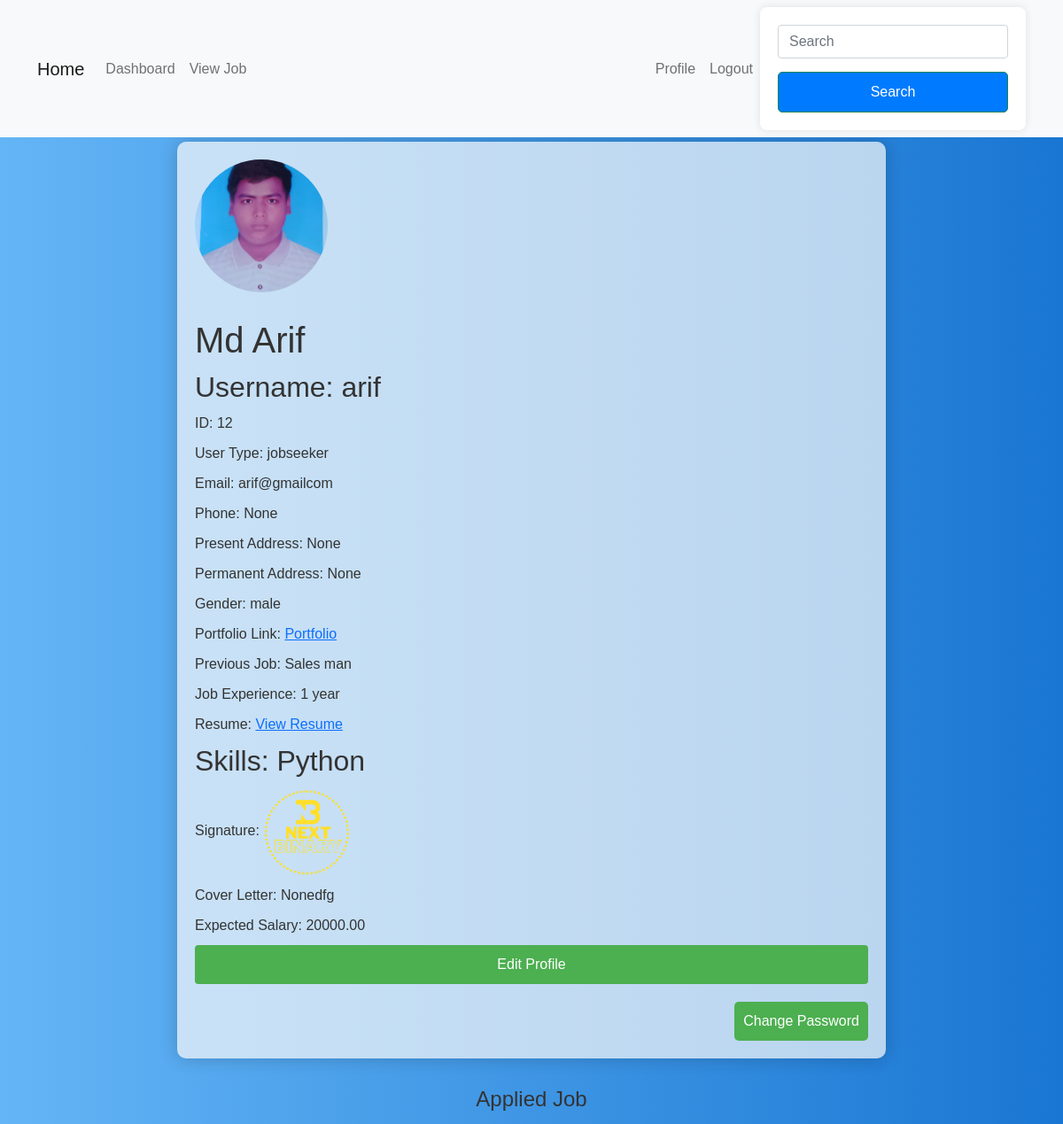
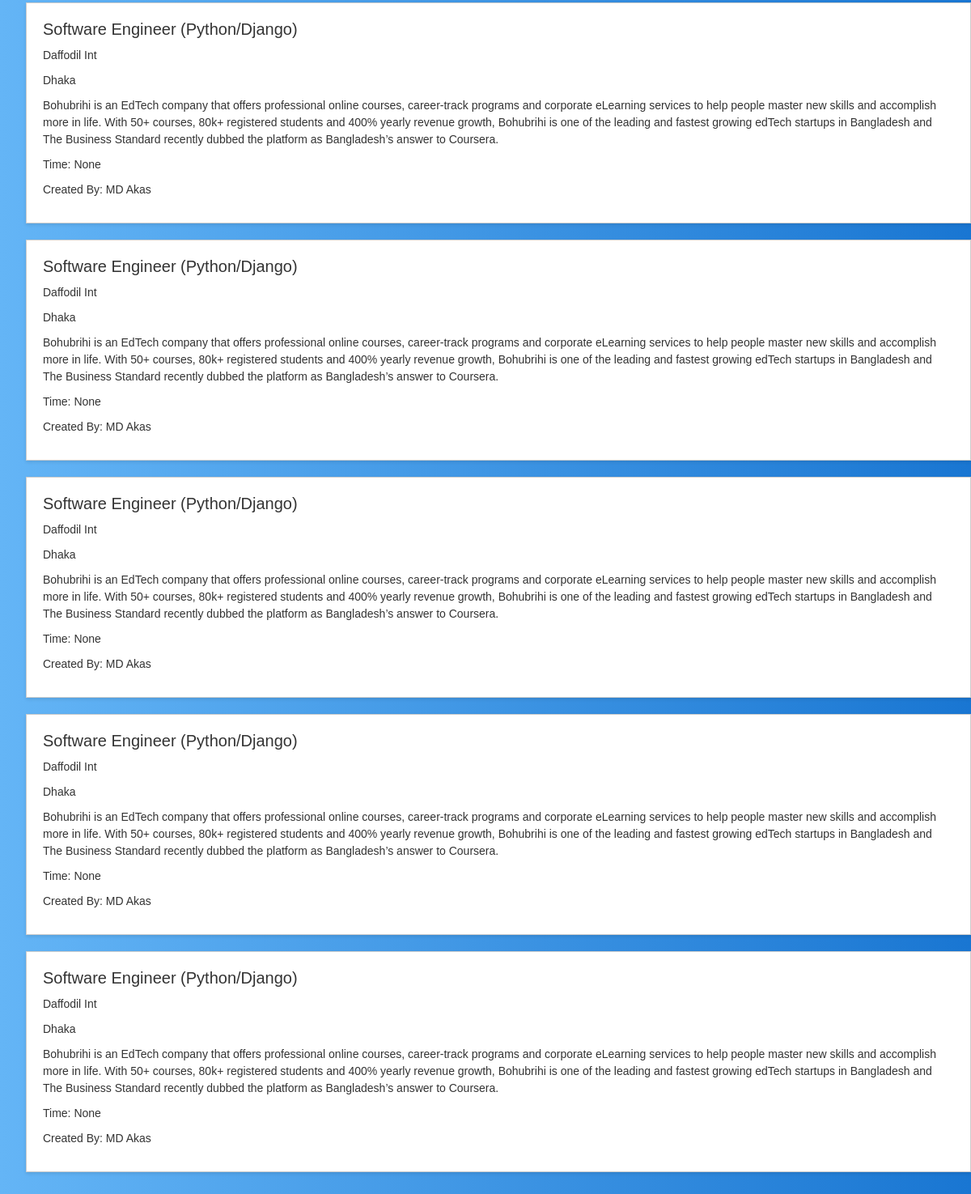
The app's page /profilepage/ (signed in) with its own data (2 pictures, top to bottom).
### myapp/models.py (models this page shows, shortened)
class Custom_User(AbstractUser):
    USER=[
        ('recruiter','Recruiter'),('jobseeker','Jobseeker')
    ]
    fname=models.CharField(max_length=100, null=True)
    lname=models.CharField(max_length=100, null=True)
    fullname=models.CharField(max_length=100)
    email=models.EmailField(unique=True)
    password=models.CharField(max_length=100)
    confirm_password=models.CharField(max_length=100)
    user_type=models.CharField(choices=USER, max_length=120)
    profile_pic=models.ImageField(upload_to='media/profile_pic', null=True)
    phone=models.CharField(max_length=11, null=True)

class jobseekerprofile(models.Model):
    user = models.OneToOneField(Custom_User, on_delete=models.CASCADE, null=True, related_name='Jobseekerprofile')
    Skill_choices=[
        ('PYTHON','Python'),
        ('JAVA','Java'),
        ('PHP','php'),
    ]
    skills=models.CharField(max_length=100, choices=Skill_choices, null=True, blank=True)
    present_address=models.CharField(max_length=100, null=True)
    permanent_address=models.CharField(max_length=100, null=True)
    GENDER_CHOICES = [
        ('MALE', 'Male'),
        ('FEMALE', 'Female'),
        ('OTHER', 'Other'),
    ]
    gender = models.CharField(max_length=50,choices=GENDER_CHOICES,)
    portfolio_link = models.URLField(blank=True, null=True, help_text="Portfolio Link")
    previous_job = models.CharField(max_length=255, blank=True, null=True, help_text="Previous Job")
    job_experience = models.CharField(max_length=255, blank=True, null=True, help_text="Job Experience")
    resume = models.FileField(upload_to='media/resumes', blank=True, null=True, help_text="Upload Resume (PDF, DOC, DOCX)")
    signature = models.ImageField(upload_to='signatures/', blank=True, null=True, help_text="Upload Signature (PNG, JPG, JPEG)")
    cover_letter = models.TextField(blank=True, null=True, help_text="Cover Letter")
    expected_salary = models.DecimalField(max_digits=10, decimal_places=2, blank=True, null=True, help_text="Expected Salary")

class job_apply_model(models.Model):
    job= models.ForeignKey(addjob_Model, on_delete=models.CASCADE, null=True)
    applicant=models.ForeignKey(Custom_User, on_delete=models.CASCADE, null=True)
    email=models.EmailField(unique=False)
    phone=models.CharField(max_length=11, null=True)
    profile_pic=models.ImageField(upload_to='media/profile_pic', null=True)
    skills=models.CharField(max_length=100, null=True)
    present_address=models.CharField(max_length=100, null=True)
    permanent_address=models.CharField(max_length=100, null=True)
    GENDER_CHOICES = [
        ('MALE', 'Male'),
        ('FEMALE', 'Female'),
        ('OTHER', 'Other'),
    ]
    gender = models.CharField(max_length=50,choices=GENDER_CHOICES,)
    portfolio_link = models.URLField(blank=True, null=True, help_text="Portfolio Link")
    previous_job = models.CharField(max_length=255, blank=True, null=True, help_text="Previous Job")
    job_experience = models.CharField(max_length=255, blank=True, null=True, help_text="Job Experience")
    signature = models.ImageField(upload_to='signatures/', blank=True, null=True, help_text="Upload Signature (PNG, JPG, JPEG)")
    cover_letter = models.TextField(blank=True, null=True, help_text="Cover Letter")
    expected_salary = models.DecimalField(max_digits=10, decimal_places=2, blank=True, null=True, help_text="Expected Salary")
    apply_resume=models.FileField(upload_to='media/apply_resume', null=True)

class addjob_Model(models.Model):
    Job_title=models.CharField(max_length=100, null=True)
    Company=models.CharField(max_length=100, null= True)
    Location=models.CharField(max_length=100, null= True)
    Description=models.TextField(max_length=100, null=True)
    create_at = models.DateTimeField(auto_now_add=True, null=True)
    update_at=models.DateTimeField(auto_now=True, null=True)
    job_creator = models.ForeignKey(Custom_User, on_delete=models.CASCADE, null=True)

### myapp/views.py (the view)
# urls.py: path('profilepage/',profilepage, name='profilepage'),
def profilepage(request):
    user = request.user
    applied_jobs = None
    job_posts=None
    if user.is_authenticated:
        if user.user_type == 'jobseeker':
            jobseeker_profile = None
            jobseeker_profile = jobseekerprofile.objects.get(user=user)
            applied_jobs = job_apply_model.objects.filter(applicant=jobseeker_profile.user)
        elif user.user_type == 'recruiter':
            recruiter_profile = recruiterprofile.objects.get(user=user)
            job_posts = addjob_Model.objects.filter(job_creator=recruiter_profile.user)
        else:
            messages.error(request, 'Invalid user type')
            return redirect('loginpage')
        context = {
            'user': user,
            'applied_jobs': applied_jobs,
            'job_posts': job_posts,
            }
        return render(request, "profile.html", context)
    else:
        messages.error(request, 'You need to log in first.')
        return redirect('login')

### template/Profile.html (shortened to what this page needs)
{% extends "dashboard.html" %}
{% block content %}
    <div class="glassy-container">
        <img class="profile-picture" src="/{{request.user.profile_pic}}" alt="Profile Picture">
        <h1>{{user.fullname }}</h1>
        <h2>Username: {{user.username }}</h2>
        <p>ID: {{user.id }}</p>
        <p>User Type: {{user.user_type }}</p>
        <p>Email: {{user.email }}</p>
        <p>Phone: {{user.phone }}</p>
        {% if user.user_type == 'jobseeker' %}
        <p>Present Address: {{ user.Jobseekerprofile.present_address }}</p>
        <p>Permanent Address: {{ user.Jobseekerprofile.permanent_address }}</p>
        <p>Gender: {{ user.Jobseekerprofile.gender }}</p>
        <p>Portfolio Link: <a href="{{ user.Jobseekerprofile.portfolio_link }}" target="_blank">Portfolio</a></p>
        <p>Previous Job: {{ user.Jobseekerprofile.previous_job }}</p>
        <p>Job Experience: {{ user.Jobseekerprofile.job_experience }}</p>
        <p>Resume: <a href="/{{ user.Jobseekerprofile.resume }}" target="_blank">View Resume</a></p>
        <h2>Skills: {{user.Jobseekerprofile.skills}} </h2>
        <p>Signature: <img src="/{{ user.Jobseekerprofile.signature }}" alt="Signature" style="width: 100px; height: auto;"></p>
        <p>Cover Letter: {{ user.Jobseekerprofile.cover_letter }}</p>
        <p>Expected Salary: {{ user.Jobseekerprofile.expected_salary }}</p>
        {% endif %}
        <button class="edit-profile-button" onclick="toggleForm()">Edit Profile</button>
        <div class="change-password-container">
            <button class="change-password-button" onclick="togglePasswordForm()">Change Password</button>
        </div>
    </div>
{% if user.user_type == 'jobseeker' %}
<section class="job-listings">
    <h2>Applied Job</h2>
    {% for i in applied_jobs %}
        <ul>
            <li>
                <h3>{{ i.job.Job_title }}</h3>
                <p>{{ i.job.Company }}</p>
                <p>{{ i.job.Location }}</p>
                <p>{{ i.job.Description }}</p>
                <p>Time: {{ i.job.create_at }}</p>
                <p>Created By: {{ i.job.job_creator.fullname }}</p>
            </li>
        </ul>
        {% endfor %}
    </section>
{% endif %}
{% endblock content %}

### template/dashboard.html (style rules this page uses)
.job-listings { margin: 2rem 0; }
.job-listings h2 { font-size: 24px; margin-bottom: 1rem; text-align: center; }
.job-listings ul { list-style: none; }
.job-listings li { background-color: #fff; border: 1px solid #ccc; padding: 20px; margin-bottom: 20px; box-shadow: 0 2px 4px rgba(0, 0, 0, 0.1); }
.job-listings h3 { font-size: 20px; margin-bottom: 10px; }
.job-listings p { font-size: 14px; margin-bottom: 10px; }
h2 { color: #333; }
button { background-color: #007bff; color: #fff; padding: 10px; border: none; border-radius: 4px; cursor: pointer; width: 100%; }
body { font-family: Arial, sans-serif; margin: 0; padding: 0; background: linear-gradient(to right, #64b5f6, #1976D2); color: #333; }
.glassy-container { max-width: 800px; margin: 5px auto; background: rgba(250, 250, 250, 0.7); border-radius: 10px; overflow: hidden; box-shadow: 0 0 20px rgba(0, 0, 0, 0.2); padding: 20px; box-sizing: border-box; }
.profile-picture { border-radius: 50%; width: 150px; height: 150px; object-fit: cover; margin-bottom: 20px; }
h1, h2, p { margin: 10px 0; }
.edit-profile-button { background-color: #4caf50; color: #fff; padding: 10px 15px; border: none; border-radius: 4px; cursor: pointer; font-size: 16px; }
.change-password-container { margin-top: 20px; float:right; }
.change-password-button { background-color: #4caf50; color: white; padding: 10px; border: none; border-radius: 5px; cursor: pointer; }

### records on screen
Custom_User: user.profile_pic (picture), fullname "Md Arif", username "arif", id "12", user_type "jobseeker", email "arif@gmailcom", phone "None", Jobseekerprofile.present_address "None", Jobseekerprofile.permanent_address "None", Jobseekerprofile.gender "male", Jobseekerprofile.previous_job "Sales man", Jobseekerprofile.job_experience "1 year", Jobseekerprofile.skills "Python", Jobseekerprofile.signature (picture), Jobseekerprofile.cover_letter "Nonedfg", Jobseekerprofile.expected_salary "20000.00"
job_apply_model: job.Job_title "Software Engineer (Python/Django)", job.Company "Daffodil Int", job.Location "Dhaka", job.Description "Bohubrihi is an EdTech company that offers professional online courses, career-track programs and corporate eLearning services to help people master new skills and accomplish more in life. With 50+ courses, 80k+ registered students and 400% yearly revenue growth, Bohubrihi is one of the leading and fastest growing edTech startups in Bangladesh and The Business Standard recently dubbed the platform as Bangladesh’s answer to Coursera.", job.create_at "None", job.job_creator.fullname "MD Akas"
job_apply_model: job.Job_title "Software Engineer (Python/Django)", job.Company "Daffodil Int", job.Location "Dhaka", job.Description "Bohubrihi is an EdTech company that offers professional online courses, career-track programs and corporate eLearning services to help people master new skills and accomplish more in life. With 50+ courses, 80k+ registered students and 400% yearly revenue growth, Bohubrihi is one of the leading and fastest growing edTech startups in Bangladesh and The Business Standard recently dubbed the platform as Bangladesh’s answer to Coursera.", job.create_at "None", job.job_creator.fullname "MD Akas"
job_apply_model: job.Job_title "Software Engineer (Python/Django)", job.Company "Daffodil Int", job.Location "Dhaka", job.Description "Bohubrihi is an EdTech company that offers professional online courses, career-track programs and corporate eLearning services to help people master new skills and accomplish more in life. With 50+ courses, 80k+ registered students and 400% yearly revenue growth, Bohubrihi is one of the leading and fastest growing edTech startups in Bangladesh and The Business Standard recently dubbed the platform as Bangladesh’s answer to Coursera.", job.create_at "None", job.job_creator.fullname "MD Akas"
job_apply_model: job.Job_title "Software Engineer (Python/Django)", job.Company "Daffodil Int", job.Location "Dhaka", job.Description "Bohubrihi is an EdTech company that offers professional online courses, career-track programs and corporate eLearning services to help people master new skills and accomplish more in life. With 50+ courses, 80k+ registered students and 400% yearly revenue growth, Bohubrihi is one of the leading and fastest growing edTech startups in Bangladesh and The Business Standard recently dubbed the platform as Bangladesh’s answer to Coursera.", job.create_at "None", job.job_creator.fullname "MD Akas"
job_apply_model: job.Job_title "Software Engineer (Python/Django)", job.Company "Daffodil Int", job.Location "Dhaka", job.Description "Bohubrihi is an EdTech company that offers professional online courses, career-track programs and corporate eLearning services to help people master new skills and accomplish more in life. With 50+ courses, 80k+ registered students and 400% yearly revenue growth, Bohubrihi is one of the leading and fastest growing edTech startups in Bangladesh and The Business Standard recently dubbed the platform as Bangladesh’s answer to Coursera.", job.create_at "None", job.job_creator.fullname "MD Akas"
